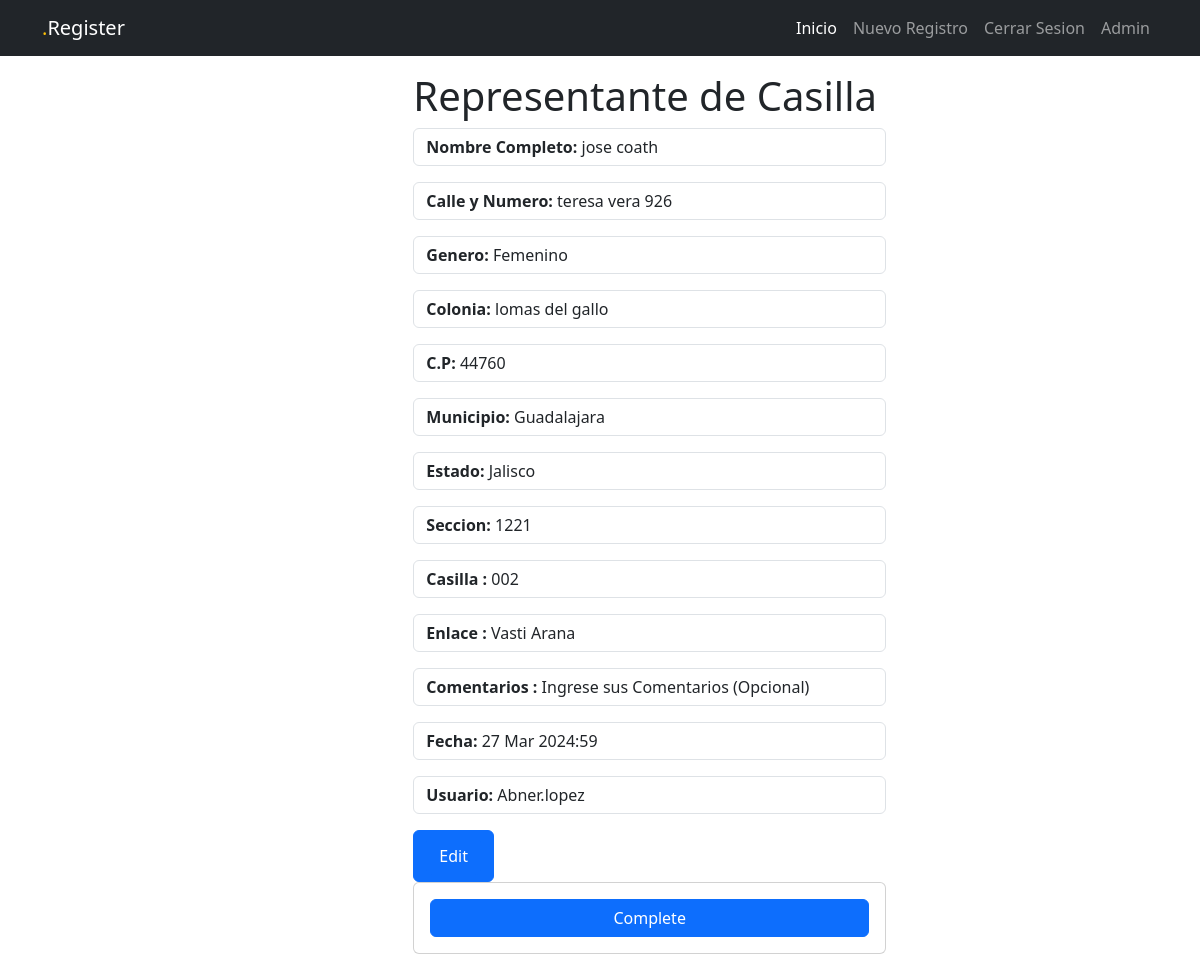
Page /tasks/19/ (signed in) on the committed database.
### tasks/models.py (models this page shows, shortened)
class Task(models.Model):
    participacion = models.CharField(max_length=100, null=False, blank=False, choices=puesto_status)
    nombre_completo = models.CharField(max_length=150)
    edad = models.IntegerField(null= False, blank=False, choices=age, default=age, help_text = 'Selecciona tu Edad')
    calle_y_numero = models.CharField(max_length=250)
    masculino = models.BooleanField(default=False)
    femenino = models.BooleanField(default=False)
    colonia = models.CharField(max_length=200)
    c_p = models.CharField('C.P', max_length=250)
    municipio = models.CharField(max_length=250, null=False, blank=False, choices=municipio_status, default=None)
    estado = models.CharField(max_length=250, null=False, blank=False, choices=estado_status, default= None)
    num_seccion = models.IntegerField('Nº de Seccion', null=False, blank=False, choices=seccion_status, help_text='Selecciona una Seccion' )
    num_casilla = models.CharField('Nº de Casilla',max_length=250, blank=True, help_text='Ingresa Num de Casilla',)
    nombre_enlace = models.CharField(max_length=250, null=False, blank=False, choices=coordinador_status, help_text='Selecciona tu Coordinador',)
    description = models.TextField('Comentarios',blank=True, default= 'Ingrese sus Comentarios (Opcional)')
    created = models.DateTimeField(auto_now_add=True)
    datecompleted = models.DateTimeField('Fecha',null=True, help_text='Ejemplo: yyyy-mm-dd')
    important = models.BooleanField(default=False)
    user = models.ForeignKey(User, on_delete=models.CASCADE)

### tasks/views.py (the view)
# urls.py: path('tasks/<int:task_id>/', views.task_detail, name='task_detail'),
@login_required
def task_detail(request, task_id):
    task = get_object_or_404(Task, pk=task_id, user=request.user)
    return render(request, 'task_detail.html', {'task': task})

### tasks/templates/task_detail.html (shortened to what this page needs)
{% extends "base.html" %}
{% block content %}
<main class="container-center padding-3 m-3">
    <div class="row">
        <div class= "col-md-5 offset-md-4">
            <h1 >{{task.participacion}}</h1>
            <p class="form-control"><span class="container-between"><b>Nombre Completo:</b> </span>{{task.nombre_completo}}</p>
            <p class="form-control"><span class="container-between"><b>Calle y Numero:</b> </span>{{task.calle_y_numero}}</p>
            {% if task.masculino %}
                <p class="form-control"><span class="container-between"><b>Genero:</b> </span>Masculino</p>
            {% else %}
                <p class="form-control"><span class="container-between"><b>Genero:</b> </span>Femenino</p>
            {% endif %}
            <p class="form-control"><span class="container-between"><b>Colonia:</b> </span>{{task.colonia}}</p>
            <p class="form-control"><span class="container-between"><b>C.P:</b> </span>{{task.c_p}}</p>
            <p class="form-control"><span class="container-between"><b>Municipio:</b> </span>{{task.municipio}}</p>
            <p class="form-control"><span class="container-between"><b>Estado:</b> </span>{{task.estado}}</p>
            <p class="form-control"><span class="container-between"><b>Seccion:</b> </span>{{task.num_seccion}}</p>
            <p class="form-control"><span class="container-between"><b>Casilla :</b> </span>{{task.num_casilla}}</p>
            <p class="form-control"><span class="container-between"><b>Enlace :</b> </span>{{task.nombre_enlace}}</p>
            <p class="form-control"><span class="container-between"><b>Comentarios :</b> </span>{{task.description}}</p>
            <p class="form-control"><span class="container-between"><b>Fecha:</b> </span>{{task.datecompleted|date:'j M Y:i'}}</p>
            <p class="form-control"><span class="container-between"><b>Usuario:</b> </span>{{task.user.username}}</p>
            {% if user.is_superuser %}
                <a href="{% url 'task_edit' task.id %}" class="btn btn-primary">
                    <button class="btn btn-primary position-relative">
                        Edit
                    </button>
                </a>
                <form action="{% url 'complete_task' task.id %}" method="POST" class="card card-body">
                    <button class="btn btn-primary position-relative">
                        Complete
                    </button>
            {% endif %}
        </div>
    </div>
</main>
{% endblock %}

### rows in the picture
Task: participacion "Representante de Casilla", nombre_completo "jose coath", calle_y_numero "teresa vera 926", colonia "lomas del gallo", c_p "44760", municipio "Guadalajara", estado "Jalisco", num_seccion "1221", num_casilla "002", nombre_enlace "Vasti Arana", description "Ingrese sus Comentarios (Opcional)", datecompleted "27 Mar 2024:59", user.username "Abner.lopez"
